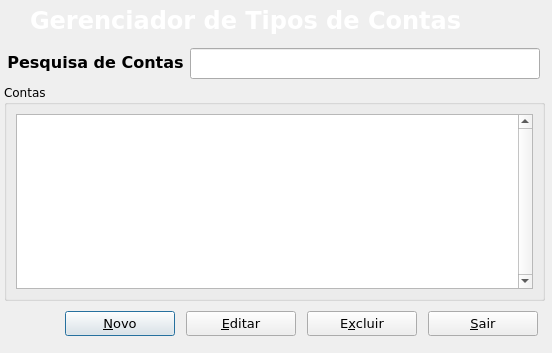
<?xml version="1.0" encoding="UTF-8"?>
<ui version="4.0">
 <class>AccountTypeManager</class>
 <widget class="QDialog" name="AccountTypeManager">
  <property name="windowModality">
   <enum>Qt::ApplicationModal</enum>
  </property>
  <property name="geometry">
   <rect>
    <x>0</x>
    <y>0</y>
    <width>552</width>
    <height>353</height>
   </rect>
  </property>
  <property name="maximumSize">
   <size>
    <width>800</width>
    <height>600</height>
   </size>
  </property>
  <property name="windowTitle">
   <string>Gerenciar Tipos de Contas</string>
  </property>
  <widget class="QFrame" name="topmenu">
   <property name="geometry">
    <rect>
     <x>0</x>
     <y>0</y>
     <width>552</width>
     <height>42</height>
    </rect>
   </property>
   <property name="minimumSize">
    <size>
     <width>0</width>
     <height>42</height>
    </size>
   </property>
   <property name="maximumSize">
    <size>
     <width>16777215</width>
     <height>42</height>
    </size>
   </property>
   <property name="styleSheet">
    <string notr="true">background-image: url(:/png/topright.jpg);</string>
   </property>
   <property name="frameShape">
    <enum>QFrame::NoFrame</enum>
   </property>
   <property name="frameShadow">
    <enum>QFrame::Plain</enum>
   </property>
   <widget class="QLabel" name="labelStatus">
    <property name="enabled">
     <bool>false</bool>
    </property>
    <property name="geometry">
     <rect>
      <x>30</x>
      <y>1</y>
      <width>491</width>
      <height>39</height>
     </rect>
    </property>
    <property name="palette">
     <palette>
      <active>
       <colorrole role="WindowText">
        <brush brushstyle="SolidPattern">
         <color alpha="255">
          <red>255</red>
          <green>255</green>
          <blue>255</blue>
         </color>
        </brush>
       </colorrole>
       <colorrole role="Button">
        <brush brushstyle="SolidPattern">
         <color alpha="255">
          <red>0</red>
          <green>0</green>
          <blue>0</blue>
         </color>
        </brush>
       </colorrole>
       <colorrole role="Text">
        <brush brushstyle="SolidPattern">
         <color alpha="255">
          <red>255</red>
          <green>255</green>
          <blue>255</blue>
         </color>
        </brush>
       </colorrole>
       <colorrole role="ButtonText">
        <brush brushstyle="SolidPattern">
         <color alpha="255">
          <red>255</red>
          <green>255</green>
          <blue>255</blue>
         </color>
        </brush>
       </colorrole>
       <colorrole role="Base">
        <brush brushstyle="SolidPattern">
         <color alpha="255">
          <red>0</red>
          <green>0</green>
          <blue>0</blue>
         </color>
        </brush>
       </colorrole>
       <colorrole role="Window">
        <brush brushstyle="SolidPattern">
         <color alpha="255">
          <red>0</red>
          <green>0</green>
          <blue>0</blue>
         </color>
        </brush>
       </colorrole>
      </active>
      <inactive>
       <colorrole role="WindowText">
        <brush brushstyle="SolidPattern">
         <color alpha="255">
          <red>255</red>
          <green>255</green>
          <blue>255</blue>
         </color>
        </brush>
       </colorrole>
       <colorrole role="Button">
        <brush brushstyle="SolidPattern">
         <color alpha="255">
          <red>0</red>
          <green>0</green>
          <blue>0</blue>
         </color>
        </brush>
       </colorrole>
       <colorrole role="Text">
        <brush brushstyle="SolidPattern">
         <color alpha="255">
          <red>255</red>
          <green>255</green>
          <blue>255</blue>
         </color>
        </brush>
       </colorrole>
       <colorrole role="ButtonText">
        <brush brushstyle="SolidPattern">
         <color alpha="255">
          <red>255</red>
          <green>255</green>
          <blue>255</blue>
         </color>
        </brush>
       </colorrole>
       <colorrole role="Base">
        <brush brushstyle="SolidPattern">
         <color alpha="255">
          <red>0</red>
          <green>0</green>
          <blue>0</blue>
         </color>
        </brush>
       </colorrole>
       <colorrole role="Window">
        <brush brushstyle="SolidPattern">
         <color alpha="255">
          <red>0</red>
          <green>0</green>
          <blue>0</blue>
         </color>
        </brush>
       </colorrole>
      </inactive>
      <disabled>
       <colorrole role="WindowText">
        <brush brushstyle="SolidPattern">
         <color alpha="255">
          <red>255</red>
          <green>255</green>
          <blue>255</blue>
         </color>
        </brush>
       </colorrole>
       <colorrole role="Button">
        <brush brushstyle="SolidPattern">
         <color alpha="255">
          <red>0</red>
          <green>0</green>
          <blue>0</blue>
         </color>
        </brush>
       </colorrole>
       <colorrole role="Text">
        <brush brushstyle="SolidPattern">
         <color alpha="255">
          <red>255</red>
          <green>255</green>
          <blue>255</blue>
         </color>
        </brush>
       </colorrole>
       <colorrole role="ButtonText">
        <brush brushstyle="SolidPattern">
         <color alpha="255">
          <red>255</red>
          <green>255</green>
          <blue>255</blue>
         </color>
        </brush>
       </colorrole>
       <colorrole role="Base">
        <brush brushstyle="SolidPattern">
         <color alpha="255">
          <red>0</red>
          <green>0</green>
          <blue>0</blue>
         </color>
        </brush>
       </colorrole>
       <colorrole role="Window">
        <brush brushstyle="SolidPattern">
         <color alpha="255">
          <red>0</red>
          <green>0</green>
          <blue>0</blue>
         </color>
        </brush>
       </colorrole>
      </disabled>
     </palette>
    </property>
    <property name="font">
     <font>
      <family>Verdana</family>
      <pointsize>18</pointsize>
      <weight>75</weight>
      <bold>true</bold>
     </font>
    </property>
    <property name="styleSheet">
     <string/>
    </property>
    <property name="frameShape">
     <enum>QFrame::NoFrame</enum>
    </property>
    <property name="frameShadow">
     <enum>QFrame::Plain</enum>
    </property>
    <property name="lineWidth">
     <number>1</number>
    </property>
    <property name="text">
     <string>Gerenciador de Tipos de Contas</string>
    </property>
    <property name="textFormat">
     <enum>Qt::AutoText</enum>
    </property>
    <property name="alignment">
     <set>Qt::AlignLeading|Qt::AlignLeft|Qt::AlignVCenter</set>
    </property>
    <property name="wordWrap">
     <bool>false</bool>
    </property>
    <property name="textInteractionFlags">
     <set>Qt::NoTextInteraction</set>
    </property>
   </widget>
  </widget>
  <widget class="QGroupBox" name="groupBox_2">
   <property name="geometry">
    <rect>
     <x>4</x>
     <y>84</y>
     <width>541</width>
     <height>217</height>
    </rect>
   </property>
   <property name="font">
    <font>
     <family>Verdana</family>
     <pointsize>9</pointsize>
    </font>
   </property>
   <property name="title">
    <string>Contas</string>
   </property>
   <layout class="QGridLayout" name="gridLayout">
    <item row="0" column="0">
     <widget class="QTableView" name="tableViewAccountType">
      <property name="font">
       <font>
        <pointsize>8</pointsize>
       </font>
      </property>
      <property name="focusPolicy">
       <enum>Qt::NoFocus</enum>
      </property>
      <property name="styleSheet">
       <string>selection-background-color: rgb(102, 176, 239);
selection-color: rgb(255, 255, 255);</string>
      </property>
      <property name="verticalScrollBarPolicy">
       <enum>Qt::ScrollBarAlwaysOn</enum>
      </property>
      <property name="selectionBehavior">
       <enum>QAbstractItemView::SelectRows</enum>
      </property>
      <attribute name="verticalHeaderVisible">
       <bool>false</bool>
      </attribute>
     </widget>
    </item>
   </layout>
  </widget>
  <widget class="QFrame" name="frame">
   <property name="geometry">
    <rect>
     <x>0</x>
     <y>42</y>
     <width>560</width>
     <height>42</height>
    </rect>
   </property>
   <property name="minimumSize">
    <size>
     <width>0</width>
     <height>42</height>
    </size>
   </property>
   <property name="maximumSize">
    <size>
     <width>16777215</width>
     <height>42</height>
    </size>
   </property>
   <property name="styleSheet">
    <string>background-image: url(:/png/topo_telacaixa.jpg);</string>
   </property>
   <property name="frameShape">
    <enum>QFrame::NoFrame</enum>
   </property>
   <property name="frameShadow">
    <enum>QFrame::Raised</enum>
   </property>
   <widget class="QLabel" name="labelGroup">
    <property name="geometry">
     <rect>
      <x>5</x>
      <y>0</y>
      <width>181</width>
      <height>41</height>
     </rect>
    </property>
    <property name="minimumSize">
     <size>
      <width>0</width>
      <height>41</height>
     </size>
    </property>
    <property name="maximumSize">
     <size>
      <width>16777215</width>
      <height>41</height>
     </size>
    </property>
    <property name="font">
     <font>
      <family>Verdana</family>
      <pointsize>12</pointsize>
      <weight>75</weight>
      <bold>true</bold>
      <kerning>true</kerning>
     </font>
    </property>
    <property name="focusPolicy">
     <enum>Qt::NoFocus</enum>
    </property>
    <property name="styleSheet">
     <string/>
    </property>
    <property name="text">
     <string>Pesquisa de Contas</string>
    </property>
    <property name="alignment">
     <set>Qt::AlignCenter</set>
    </property>
   </widget>
   <widget class="QLineEdit" name="lineEditSearch">
    <property name="geometry">
     <rect>
      <x>190</x>
      <y>6</y>
      <width>350</width>
      <height>31</height>
     </rect>
    </property>
    <property name="minimumSize">
     <size>
      <width>0</width>
      <height>31</height>
     </size>
    </property>
    <property name="maximumSize">
     <size>
      <width>16777215</width>
      <height>31</height>
     </size>
    </property>
    <property name="palette">
     <palette>
      <active>
       <colorrole role="WindowText">
        <brush brushstyle="SolidPattern">
         <color alpha="255">
          <red>85</red>
          <green>255</green>
          <blue>255</blue>
         </color>
        </brush>
       </colorrole>
       <colorrole role="Text">
        <brush brushstyle="SolidPattern">
         <color alpha="255">
          <red>85</red>
          <green>255</green>
          <blue>255</blue>
         </color>
        </brush>
       </colorrole>
       <colorrole role="ButtonText">
        <brush brushstyle="SolidPattern">
         <color alpha="255">
          <red>85</red>
          <green>255</green>
          <blue>255</blue>
         </color>
        </brush>
       </colorrole>
      </active>
      <inactive>
       <colorrole role="WindowText">
        <brush brushstyle="SolidPattern">
         <color alpha="255">
          <red>85</red>
          <green>255</green>
          <blue>255</blue>
         </color>
        </brush>
       </colorrole>
       <colorrole role="Text">
        <brush brushstyle="SolidPattern">
         <color alpha="255">
          <red>85</red>
          <green>255</green>
          <blue>255</blue>
         </color>
        </brush>
       </colorrole>
       <colorrole role="ButtonText">
        <brush brushstyle="SolidPattern">
         <color alpha="255">
          <red>85</red>
          <green>255</green>
          <blue>255</blue>
         </color>
        </brush>
       </colorrole>
      </inactive>
      <disabled>
       <colorrole role="WindowText">
        <brush brushstyle="SolidPattern">
         <color alpha="255">
          <red>85</red>
          <green>255</green>
          <blue>255</blue>
         </color>
        </brush>
       </colorrole>
       <colorrole role="Text">
        <brush brushstyle="SolidPattern">
         <color alpha="255">
          <red>85</red>
          <green>255</green>
          <blue>255</blue>
         </color>
        </brush>
       </colorrole>
       <colorrole role="ButtonText">
        <brush brushstyle="SolidPattern">
         <color alpha="255">
          <red>85</red>
          <green>255</green>
          <blue>255</blue>
         </color>
        </brush>
       </colorrole>
      </disabled>
     </palette>
    </property>
    <property name="font">
     <font>
      <family>Verdana</family>
      <pointsize>18</pointsize>
      <weight>75</weight>
      <bold>true</bold>
     </font>
    </property>
    <property name="autoFillBackground">
     <bool>false</bool>
    </property>
    <property name="styleSheet">
     <string>color: rgb(85, 255, 255);</string>
    </property>
    <property name="text">
     <string/>
    </property>
    <property name="frame">
     <bool>true</bool>
    </property>
    <property name="alignment">
     <set>Qt::AlignLeading|Qt::AlignLeft|Qt::AlignVCenter</set>
    </property>
    <property name="dragEnabled">
     <bool>false</bool>
    </property>
   </widget>
  </widget>
  <widget class="QWidget" name="layoutWidget">
   <property name="geometry">
    <rect>
     <x>10</x>
     <y>301</y>
     <width>540</width>
     <height>46</height>
    </rect>
   </property>
   <layout class="QHBoxLayout" name="horizontalLayout_3">
    <property name="leftMargin">
     <number>50</number>
    </property>
    <property name="topMargin">
     <number>6</number>
    </property>
    <property name="rightMargin">
     <number>6</number>
    </property>
    <property name="bottomMargin">
     <number>6</number>
    </property>
    <item>
     <widget class="QPushButton" name="btnNew">
      <property name="minimumSize">
       <size>
        <width>110</width>
        <height>0</height>
       </size>
      </property>
      <property name="maximumSize">
       <size>
        <width>110</width>
        <height>16777215</height>
       </size>
      </property>
      <property name="font">
       <font>
        <family>Verdana</family>
        <pointsize>10</pointsize>
       </font>
      </property>
      <property name="text">
       <string>&amp;Novo</string>
      </property>
      <property name="icon">
       <iconset resource="../../../icons/resources.qrc">
        <normaloff>:/png/add-icon.png</normaloff>:/png/add-icon.png</iconset>
      </property>
      <property name="iconSize">
       <size>
        <width>24</width>
        <height>24</height>
       </size>
      </property>
     </widget>
    </item>
    <item>
     <widget class="QPushButton" name="btnEdit">
      <property name="minimumSize">
       <size>
        <width>110</width>
        <height>0</height>
       </size>
      </property>
      <property name="maximumSize">
       <size>
        <width>110</width>
        <height>16777215</height>
       </size>
      </property>
      <property name="font">
       <font>
        <family>Verdana</family>
        <pointsize>10</pointsize>
       </font>
      </property>
      <property name="text">
       <string>&amp;Editar</string>
      </property>
      <property name="icon">
       <iconset resource="../../../icons/resources.qrc">
        <normaloff>:/png/edit-icon.png</normaloff>:/png/edit-icon.png</iconset>
      </property>
      <property name="iconSize">
       <size>
        <width>24</width>
        <height>24</height>
       </size>
      </property>
     </widget>
    </item>
    <item>
     <widget class="QPushButton" name="btnDel">
      <property name="minimumSize">
       <size>
        <width>110</width>
        <height>0</height>
       </size>
      </property>
      <property name="maximumSize">
       <size>
        <width>110</width>
        <height>16777215</height>
       </size>
      </property>
      <property name="font">
       <font>
        <family>Verdana</family>
        <pointsize>10</pointsize>
       </font>
      </property>
      <property name="text">
       <string>E&amp;xcluir</string>
      </property>
      <property name="icon">
       <iconset resource="../../../icons/resources.qrc">
        <normaloff>:/png/remove-icon.png</normaloff>:/png/remove-icon.png</iconset>
      </property>
      <property name="iconSize">
       <size>
        <width>24</width>
        <height>24</height>
       </size>
      </property>
     </widget>
    </item>
    <item>
     <widget class="QPushButton" name="btnExit">
      <property name="minimumSize">
       <size>
        <width>110</width>
        <height>0</height>
       </size>
      </property>
      <property name="maximumSize">
       <size>
        <width>110</width>
        <height>16777215</height>
       </size>
      </property>
      <property name="font">
       <font>
        <family>Verdana</family>
        <pointsize>10</pointsize>
       </font>
      </property>
      <property name="text">
       <string>&amp;Sair</string>
      </property>
      <property name="icon">
       <iconset resource="../../../icons/resources.qrc">
        <normaloff>:/png/shutdown-icon.png</normaloff>:/png/shutdown-icon.png</iconset>
      </property>
      <property name="iconSize">
       <size>
        <width>24</width>
        <height>24</height>
       </size>
      </property>
     </widget>
    </item>
   </layout>
  </widget>
 </widget>
 <resources>
  <include location="../../../icons/resources.qrc"/>
  <include location="../../../icons/resources.qrc"/>
  <include location="../../../icons/resources.qrc"/>
  <include location="../../../icons/resources.qrc"/>
  <include location="../../../icons/resources.qrc"/>
  <include location="../../../icons/resources.qrc"/>
  <include location="../../../icons/resources.qrc"/>
  <include location="../../../icons/resources.qrc"/>
  <include location="../../../icons/resources.qrc"/>
  <include location="../../../icons/resources.qrc"/>
  <include location="../../../icons/resources.qrc"/>
  <include location="../../../icons/resources.qrc"/>
  <include location="../../../icons/resources.qrc"/>
  <include location="../../../icons/resources.qrc"/>
  <include location="../../../icons/resources.qrc"/>
  <include location="../../../icons/resources.qrc"/>
  <include location="../../../icons/resources.qrc"/>
  <include location="../../../icons/resources.qrc"/>
 </resources>
 <connections/>
</ui>
